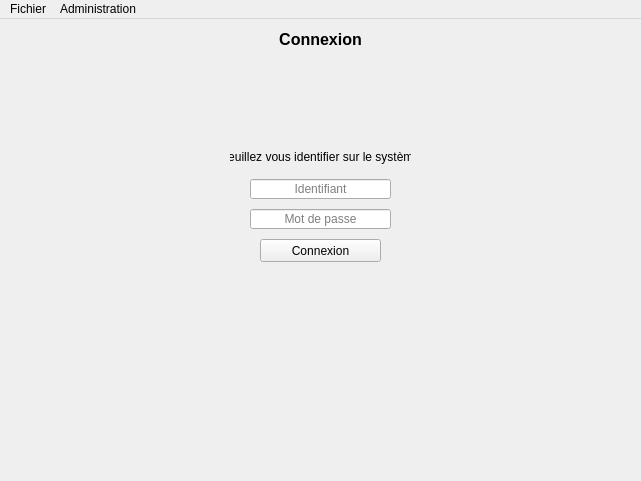
<?xml version="1.0" encoding="UTF-8"?>
<ui version="4.0">
 <class>ComposantPrincipal</class>
 <widget class="QMainWindow" name="ComposantPrincipal">
  <property name="geometry">
   <rect>
    <x>0</x>
    <y>0</y>
    <width>641</width>
    <height>481</height>
   </rect>
  </property>
  <property name="minimumSize">
   <size>
    <width>641</width>
    <height>481</height>
   </size>
  </property>
  <property name="maximumSize">
   <size>
    <width>641</width>
    <height>481</height>
   </size>
  </property>
  <property name="windowTitle">
   <string>Gestionnaire de Mots de passe</string>
  </property>
  <property name="windowIcon">
   <iconset resource="Ressources.qrc">
    <normaloff>:/images/logospm</normaloff>:/images/logospm</iconset>
  </property>
  <widget class="QWidget" name="centralWidget">
   <widget class="QStackedWidget" name="stackedWidget">
    <property name="geometry">
     <rect>
      <x>0</x>
      <y>0</y>
      <width>641</width>
      <height>461</height>
     </rect>
    </property>
    <property name="currentIndex">
     <number>0</number>
    </property>
    <widget class="QWidget" name="pageConnexion">
     <widget class="QLabel" name="titrePageConnexion">
      <property name="geometry">
       <rect>
        <x>270</x>
        <y>10</y>
        <width>101</width>
        <height>21</height>
       </rect>
      </property>
      <property name="font">
       <font>
        <pointsize>12</pointsize>
        <weight>75</weight>
        <bold>true</bold>
       </font>
      </property>
      <property name="text">
       <string>Connexion</string>
      </property>
      <property name="alignment">
       <set>Qt::AlignCenter</set>
      </property>
     </widget>
     <widget class="QLabel" name="descriptionPageConnexion">
      <property name="geometry">
       <rect>
        <x>230</x>
        <y>130</y>
        <width>181</width>
        <height>16</height>
       </rect>
      </property>
      <property name="text">
       <string>Veuillez vous identifier sur le système</string>
      </property>
      <property name="alignment">
       <set>Qt::AlignCenter</set>
      </property>
     </widget>
     <widget class="QLineEdit" name="identifiantPageConnexion">
      <property name="geometry">
       <rect>
        <x>250</x>
        <y>160</y>
        <width>141</width>
        <height>20</height>
       </rect>
      </property>
      <property name="maxLength">
       <number>50</number>
      </property>
      <property name="alignment">
       <set>Qt::AlignCenter</set>
      </property>
      <property name="placeholderText">
       <string>Identifiant</string>
      </property>
     </widget>
     <widget class="QLineEdit" name="mdpPageConnexion">
      <property name="geometry">
       <rect>
        <x>250</x>
        <y>190</y>
        <width>141</width>
        <height>20</height>
       </rect>
      </property>
      <property name="echoMode">
       <enum>QLineEdit::Password</enum>
      </property>
      <property name="alignment">
       <set>Qt::AlignCenter</set>
      </property>
      <property name="placeholderText">
       <string>Mot de passe</string>
      </property>
     </widget>
     <widget class="QPushButton" name="connexionPageConnexion">
      <property name="geometry">
       <rect>
        <x>260</x>
        <y>220</y>
        <width>121</width>
        <height>23</height>
       </rect>
      </property>
      <property name="text">
       <string>Connexion</string>
      </property>
     </widget>
    </widget>
    <widget class="QWidget" name="pageListeMDP">
     <widget class="QLabel" name="titrePageListeMDP">
      <property name="geometry">
       <rect>
        <x>240</x>
        <y>10</y>
        <width>161</width>
        <height>21</height>
       </rect>
      </property>
      <property name="font">
       <font>
        <pointsize>12</pointsize>
        <weight>75</weight>
        <bold>true</bold>
       </font>
      </property>
      <property name="text">
       <string>Vos mots de passe</string>
      </property>
      <property name="alignment">
       <set>Qt::AlignCenter</set>
      </property>
     </widget>
     <widget class="QListWidget" name="listeMotsDePasse">
      <property name="geometry">
       <rect>
        <x>20</x>
        <y>70</y>
        <width>251</width>
        <height>341</height>
       </rect>
      </property>
     </widget>
     <widget class="QLabel" name="labelNomServeur">
      <property name="geometry">
       <rect>
        <x>440</x>
        <y>110</y>
        <width>181</width>
        <height>16</height>
       </rect>
      </property>
      <property name="text">
       <string/>
      </property>
     </widget>
     <widget class="QLabel" name="labelHoteServeur">
      <property name="geometry">
       <rect>
        <x>440</x>
        <y>140</y>
        <width>181</width>
        <height>16</height>
       </rect>
      </property>
      <property name="text">
       <string/>
      </property>
     </widget>
     <widget class="QLabel" name="labelIdentifiant">
      <property name="geometry">
       <rect>
        <x>440</x>
        <y>200</y>
        <width>181</width>
        <height>16</height>
       </rect>
      </property>
      <property name="text">
       <string/>
      </property>
     </widget>
     <widget class="QLabel" name="labelNom">
      <property name="geometry">
       <rect>
        <x>440</x>
        <y>170</y>
        <width>181</width>
        <height>16</height>
       </rect>
      </property>
      <property name="text">
       <string/>
      </property>
     </widget>
     <widget class="QLabel" name="labelInformations">
      <property name="geometry">
       <rect>
        <x>300</x>
        <y>70</y>
        <width>201</width>
        <height>21</height>
       </rect>
      </property>
      <property name="font">
       <font>
        <pointsize>11</pointsize>
        <weight>75</weight>
        <bold>true</bold>
       </font>
      </property>
      <property name="text">
       <string>Mot de passe sélectionné</string>
      </property>
      <property name="alignment">
       <set>Qt::AlignLeading|Qt::AlignLeft|Qt::AlignVCenter</set>
      </property>
     </widget>
     <widget class="QLabel" name="label1">
      <property name="geometry">
       <rect>
        <x>310</x>
        <y>110</y>
        <width>111</width>
        <height>16</height>
       </rect>
      </property>
      <property name="text">
       <string>Nom du serveur :</string>
      </property>
     </widget>
     <widget class="QLabel" name="label2">
      <property name="geometry">
       <rect>
        <x>310</x>
        <y>140</y>
        <width>111</width>
        <height>16</height>
       </rect>
      </property>
      <property name="text">
       <string>Hôte du serveur :</string>
      </property>
     </widget>
     <widget class="QLabel" name="label3">
      <property name="geometry">
       <rect>
        <x>310</x>
        <y>170</y>
        <width>111</width>
        <height>16</height>
       </rect>
      </property>
      <property name="text">
       <string>Nom du mot de passe :</string>
      </property>
     </widget>
     <widget class="QLabel" name="label4">
      <property name="geometry">
       <rect>
        <x>310</x>
        <y>200</y>
        <width>81</width>
        <height>16</height>
       </rect>
      </property>
      <property name="text">
       <string>Identifiant :</string>
      </property>
     </widget>
     <widget class="QLabel" name="label5">
      <property name="geometry">
       <rect>
        <x>310</x>
        <y>230</y>
        <width>81</width>
        <height>16</height>
       </rect>
      </property>
      <property name="text">
       <string>Mot de passe :</string>
      </property>
     </widget>
     <widget class="QLineEdit" name="motDePasse">
      <property name="geometry">
       <rect>
        <x>440</x>
        <y>230</y>
        <width>151</width>
        <height>20</height>
       </rect>
      </property>
      <property name="text">
       <string/>
      </property>
      <property name="echoMode">
       <enum>QLineEdit::Password</enum>
      </property>
      <property name="readOnly">
       <bool>true</bool>
      </property>
     </widget>
     <widget class="QPushButton" name="afficherMasquer">
      <property name="geometry">
       <rect>
        <x>530</x>
        <y>260</y>
        <width>61</width>
        <height>23</height>
       </rect>
      </property>
      <property name="text">
       <string>Afficher</string>
      </property>
     </widget>
     <widget class="QPushButton" name="actualiser">
      <property name="geometry">
       <rect>
        <x>190</x>
        <y>420</y>
        <width>81</width>
        <height>23</height>
       </rect>
      </property>
      <property name="text">
       <string>Actualiser</string>
      </property>
     </widget>
    </widget>
    <widget class="QWidget" name="pageConfiguration">
     <widget class="QLabel" name="titrePageConfiguration">
      <property name="geometry">
       <rect>
        <x>230</x>
        <y>10</y>
        <width>181</width>
        <height>21</height>
       </rect>
      </property>
      <property name="font">
       <font>
        <pointsize>12</pointsize>
        <weight>75</weight>
        <bold>true</bold>
       </font>
      </property>
      <property name="text">
       <string>Configuration initiale</string>
      </property>
      <property name="alignment">
       <set>Qt::AlignCenter</set>
      </property>
     </widget>
     <widget class="QLabel" name="descriptionPageConfiguration">
      <property name="geometry">
       <rect>
        <x>20</x>
        <y>50</y>
        <width>401</width>
        <height>41</height>
       </rect>
      </property>
      <property name="text">
       <string>&lt;html&gt;&lt;head/&gt;&lt;body&gt;&lt;p&gt;Aucune configuration valable n'a été trouvée.&lt;/p&gt;&lt;p&gt;Veuillez entrer l'adresse ip ou le nom d'hôte du serveur ainsi que son port d'écoute :&lt;/p&gt;&lt;/body&gt;&lt;/html&gt;</string>
      </property>
      <property name="wordWrap">
       <bool>true</bool>
      </property>
     </widget>
     <widget class="QLabel" name="labelServeurPageConfiguration">
      <property name="geometry">
       <rect>
        <x>40</x>
        <y>120</y>
        <width>46</width>
        <height>16</height>
       </rect>
      </property>
      <property name="text">
       <string>Serveur :</string>
      </property>
     </widget>
     <widget class="QLabel" name="labelPortPageConfiguration">
      <property name="geometry">
       <rect>
        <x>40</x>
        <y>150</y>
        <width>31</width>
        <height>16</height>
       </rect>
      </property>
      <property name="text">
       <string>Port :</string>
      </property>
     </widget>
     <widget class="QLineEdit" name="serveurPageConfiguration">
      <property name="geometry">
       <rect>
        <x>100</x>
        <y>120</y>
        <width>151</width>
        <height>20</height>
       </rect>
      </property>
     </widget>
     <widget class="QSpinBox" name="portPageConfiguration">
      <property name="geometry">
       <rect>
        <x>100</x>
        <y>150</y>
        <width>61</width>
        <height>22</height>
       </rect>
      </property>
      <property name="minimum">
       <number>1</number>
      </property>
      <property name="maximum">
       <number>65535</number>
      </property>
      <property name="value">
       <number>3665</number>
      </property>
     </widget>
     <widget class="QPushButton" name="enregistrerPageConfiguration">
      <property name="geometry">
       <rect>
        <x>100</x>
        <y>190</y>
        <width>151</width>
        <height>23</height>
       </rect>
      </property>
      <property name="text">
       <string>Enregistrer et connecter</string>
      </property>
     </widget>
    </widget>
   </widget>
  </widget>
  <widget class="QMenuBar" name="menu">
   <property name="geometry">
    <rect>
     <x>0</x>
     <y>0</y>
     <width>641</width>
     <height>21</height>
    </rect>
   </property>
   <widget class="QMenu" name="menuFichier">
    <property name="title">
     <string>Fichier</string>
    </property>
    <addaction name="actionDeconnexion"/>
    <addaction name="separator"/>
    <addaction name="actionQuitter"/>
   </widget>
   <widget class="QMenu" name="menuAdministration">
    <property name="title">
     <string>Administration</string>
    </property>
    <addaction name="actionGestionUtilisateurs"/>
    <addaction name="actionGestionGroupes"/>
    <addaction name="actionGestionServeurs"/>
    <addaction name="actionGestionMDP"/>
    <addaction name="separator"/>
    <addaction name="actionSauvegarder"/>
   </widget>
   <addaction name="menuFichier"/>
   <addaction name="menuAdministration"/>
  </widget>
  <action name="actionDeconnexion">
   <property name="text">
    <string>Déconnexion</string>
   </property>
  </action>
  <action name="actionQuitter">
   <property name="text">
    <string>Quitter</string>
   </property>
  </action>
  <action name="actionGestionUtilisateurs">
   <property name="text">
    <string>Gestion utilisateurs</string>
   </property>
  </action>
  <action name="actionGestionGroupes">
   <property name="text">
    <string>Gestion groupes</string>
   </property>
  </action>
  <action name="actionGestionServeurs">
   <property name="text">
    <string>Gestion serveurs</string>
   </property>
  </action>
  <action name="actionGestionMDP">
   <property name="text">
    <string>Gestion mots de passe</string>
   </property>
  </action>
  <action name="actionSauvegarder">
   <property name="text">
    <string>Sauvegarder le serveur</string>
   </property>
  </action>
 </widget>
 <layoutdefault spacing="6" margin="11"/>
 <resources>
  <include location="Ressources.qrc"/>
 </resources>
 <connections/>
</ui>
